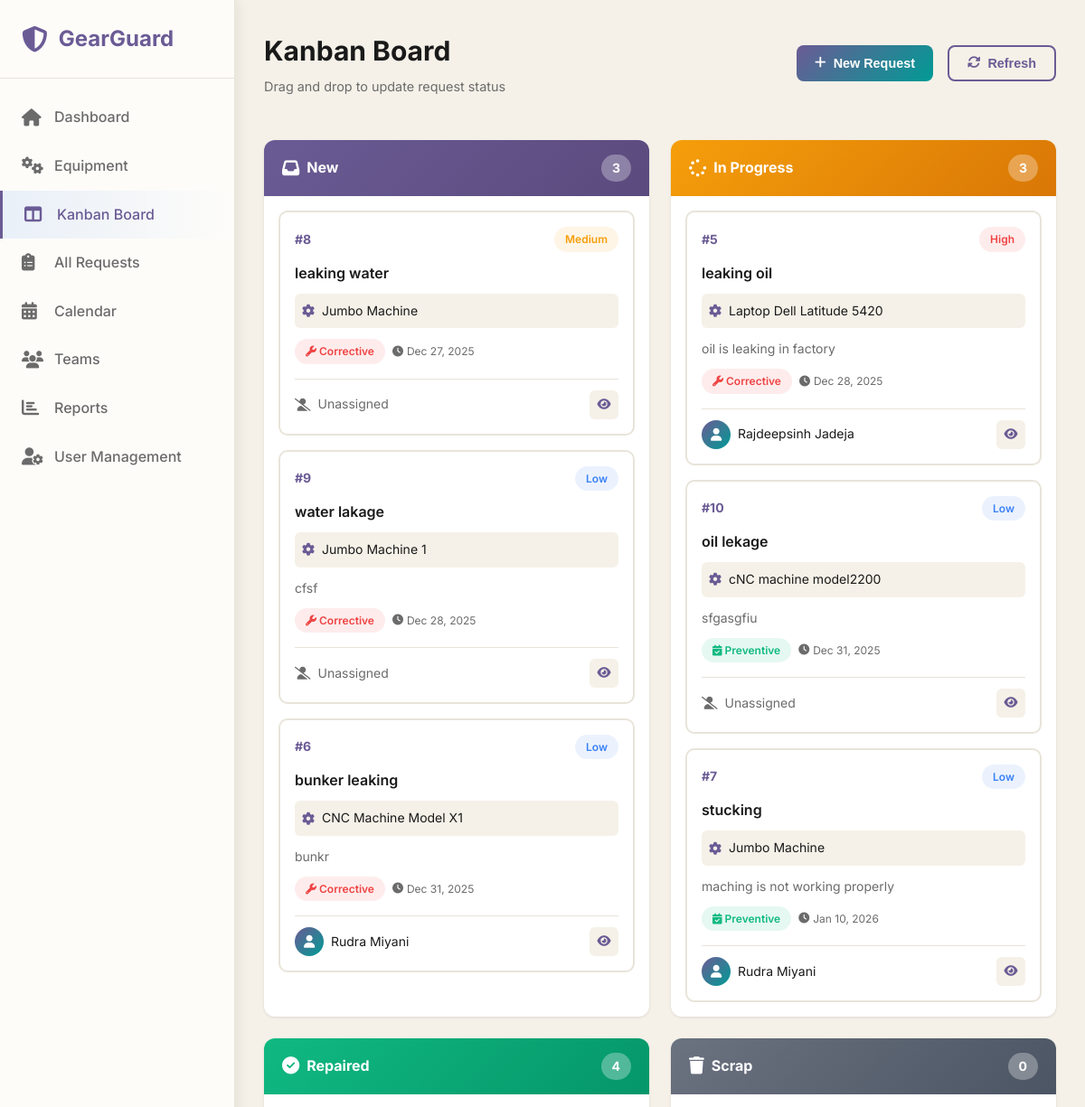
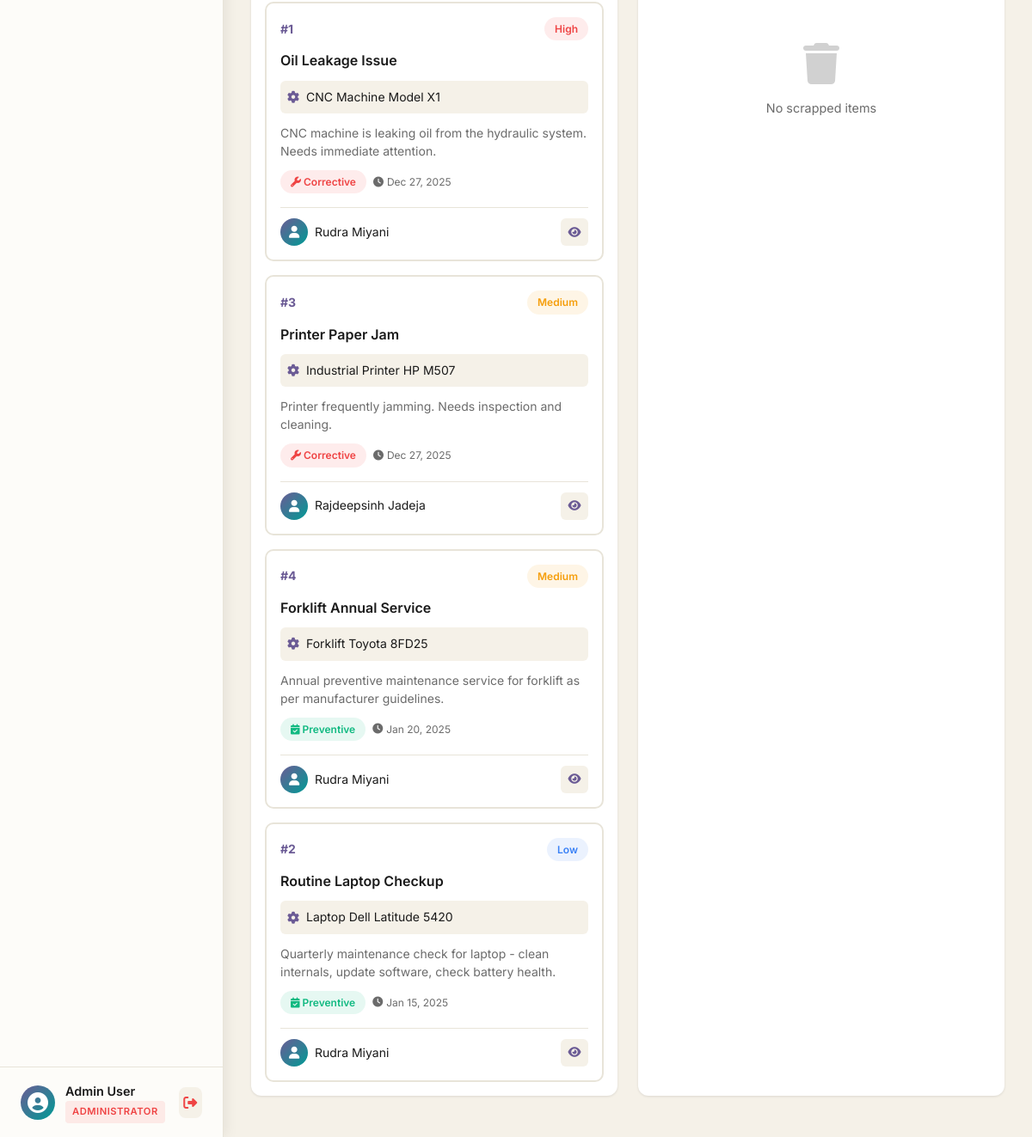
The app's page /pages/kanban.php (signed in) with its own data (2 pictures, top to bottom).
### tables this page shows
CREATE TABLE `users` (
  `id` int(11) NOT NULL,
  `name` varchar(100) NOT NULL,
  `email` varchar(100) NOT NULL,
  `password` varchar(255) NOT NULL,
  `role` enum('admin','manager','technician','user') NOT NULL DEFAULT 'user',
  `avatar` varchar(255) DEFAULT NULL,
  `is_active` tinyint(1) DEFAULT 1,
  `failed_attempts` int(11) DEFAULT 0,
  `locked_until` datetime DEFAULT NULL,
  `last_login` datetime DEFAULT NULL,
  `email_verified` tinyint(1) DEFAULT 0,
  `verification_token` varchar(100) DEFAULT NULL,
  `reset_token` varchar(100) DEFAULT NULL,
  `reset_token_expiry` datetime DEFAULT NULL,
  `created_at` timestamp NOT NULL DEFAULT current_timestamp(),
  `updated_at` timestamp NOT NULL DEFAULT current_timestamp() ON UPDATE current_timestamp()
);

CREATE TABLE `maintenance_requests` (
  `id` int(11) NOT NULL,
  `subject` varchar(255) NOT NULL,
  `description` text DEFAULT NULL,
  `equipment_id` int(11) NOT NULL,
  `request_type` enum('corrective','preventive') NOT NULL,
  `stage` enum('new','in_progress','repaired','scrap') DEFAULT 'new',
  `priority` enum('low','medium','high','urgent') DEFAULT 'medium',
  `scheduled_date` datetime DEFAULT NULL,
  `completed_date` datetime DEFAULT NULL,
  `duration_hours` decimal(5,2) DEFAULT NULL,
  `assigned_to` int(11) DEFAULT NULL,
  `created_by` int(11) NOT NULL,
  `is_overdue` tinyint(1) DEFAULT 0,
  `notes` text DEFAULT NULL,
  `created_at` timestamp NOT NULL DEFAULT current_timestamp(),
  `updated_at` timestamp NOT NULL DEFAULT current_timestamp() ON UPDATE current_timestamp()
);

CREATE TABLE `equipment` (
  `id` int(11) NOT NULL,
  `equipment_name` varchar(100) NOT NULL,
  `serial_number` varchar(100) NOT NULL,
  `category` varchar(50) DEFAULT NULL,
  `department` varchar(100) DEFAULT NULL,
  `assigned_to_employee` varchar(100) DEFAULT NULL,
  `purchase_date` date DEFAULT NULL,
  `warranty_expiry` date DEFAULT NULL,
  `location` varchar(255) DEFAULT NULL,
  `maintenance_team_id` int(11) DEFAULT NULL,
  `default_technician_id` int(11) DEFAULT NULL,
  `status` enum('active','under_maintenance','scrapped') DEFAULT 'active',
  `notes` text DEFAULT NULL,
  `created_at` timestamp NOT NULL DEFAULT current_timestamp(),
  `updated_at` timestamp NOT NULL DEFAULT current_timestamp() ON UPDATE current_timestamp()
);

### pages/kanban.php (the view, shortened to what the rows shown need)
<?php
require_once '../php/config.php';
$user = getCurrentUser();
try {
    if (hasAnyRole(['admin', 'manager'])) {
        $stmt = $conn->query("
            SELECT
                mr.id,
                mr.subject,
                mr.description,
                mr.stage,
                mr.priority,
                mr.request_type,
                mr.scheduled_date,
                mr.created_at,
                e.equipment_name,
                e.serial_number,
                e.category,
                u.name as assigned_to_name,
                u.id as assigned_to_id,
                creator.name as created_by_name
            FROM maintenance_requests mr
            INNER JOIN equipment e ON mr.equipment_id = e.id
            LEFT JOIN users u ON mr.assigned_to = u.id
            INNER JOIN users creator ON mr.created_by = creator.id
            ORDER BY
                CASE mr.priority
                    WHEN 'urgent' THEN 1
                    WHEN 'high' THEN 2
                    WHEN 'medium' THEN 3
                    WHEN 'low' THEN 4
                END,
                mr.created_at DESC
        ");
    }
    $allRequests = $stmt->fetchAll();
    $requestsByStage = [
        'new' => [],
        'in_progress' => [],
        'repaired' => [],
        'scrap' => []
    ];
    foreach ($allRequests as $request) {
        $requestsByStage[$request['stage']][] = $request;
    }
} catch (PDOException $e) {
    error_log("Kanban error: " . $e->getMessage());
    $requestsByStage = [
        'new' => [],
        'in_progress' => [],
        'repaired' => [],
        'scrap' => []
    ];
}
function isOverdue($scheduledDate, $stage)
{
    return strtotime($scheduledDate) < time();
}
?>
<!DOCTYPE html>
<html lang="en">
<head>
    <link rel="stylesheet" href="../css/dashboard.css">
    <link rel="stylesheet" href="../css/kanban.css">
    <link rel="stylesheet" href="https://cdnjs.cloudflare.com/ajax/libs/font-awesome/6.5.1/css/all.min.css">
</head>
<body>
    <aside class="sidebar" id="sidebar">
        <div class="sidebar-footer">
            <div class="user-info">
                <div class="user-details">
                    <p class="user-name"><?php echo htmlspecialchars($user['name']); ?></p>
                    <p class="user-role">
                        <span class="role-badge role-<?php echo getRoleBadgeColor($user['role']); ?>">
                        </span>
                    </p>
                </div>
            </div>
        </div>
    </aside>
    <main class="main-content">
        <header class="top-header">
            <div>
                <h1>Kanban Board</h1>
            </div>
        </header>
        <div class="kanban-board">
            <div class="kanban-column" data-stage="new">
                <div class="kanban-cards" id="column-new">
                    <?php foreach ($requestsByStage['new'] as $request): ?>
                        <?php
                        $isOverdue = isOverdue($request['scheduled_date'], $request['stage']);
                        ?>
                        <div class="kanban-card <?php echo $isOverdue ? 'overdue' : ''; ?>" <?php echo !hasRole('user') ? 'draggable="true"' : ''; ?>
                            data-request-id="<?php echo $request['id']; ?>" data-stage="new">
                            <div class="card-header">
                                <span class="card-id">#<?php echo $request['id']; ?></span>
                                <span class="badge badge-priority-<?php echo $request['priority']; ?>">
                                    <?php echo ucfirst($request['priority']); ?>
                                </span>
                            </div>
                            <h3 class="card-title"><?php echo htmlspecialchars($request['subject']); ?></h3>
                            <div class="card-equipment">
                                <i class="fas fa-cog"></i>
                                <span><?php echo htmlspecialchars($request['equipment_name']); ?></span>
                            </div>
                            <?php if ($request['description']): ?>
                                <p class="card-description">
                                    <?php echo htmlspecialchars(substr($request['description'], 0, 100)); ?>
                                </p>
                            <?php endif; ?>
                            <div class="card-meta">
                                <span class="badge badge-<?php echo $request['request_type']; ?>">
                                    <i
                                        class="fas fa-<?php echo $request['request_type'] == 'preventive' ? 'calendar-check' : 'wrench'; ?>"></i>
                                    <?php echo ucfirst($request['request_type']); ?>
                                </span>
                                <?php if ($request['scheduled_date']): ?>
                                    <span class="card-date">
                                        <i class="fas fa-clock"></i>
                                        <?php echo date('M d, Y', strtotime($request['scheduled_date'])); ?>
                                    </span>
                                <?php endif; ?>
                            </div>
                            <div class="card-footer">
                                <?php if ($request['assigned_to_name']): ?>
                                    <div class="card-assignee">
                                        <div class="assignee-avatar">
                                            <i class="fas fa-user"></i>
                                        </div>
                                        <span><?php echo htmlspecialchars($request['assigned_to_name']); ?></span>
                                    </div>
                                <?php else: ?>
                                    <div class="card-assignee unassigned">
                                        <i class="fas fa-user-slash"></i>
                                        <span>Unassigned</span>
                                    </div>
                                <?php endif; ?>
                                <button class="card-action-btn" onclick="viewRequest(<?php echo $request['id']; ?>)">
                                    <i class="fas fa-eye"></i>
                                </button>
                            </div>
                        </div>
                    <?php endforeach; ?>
                </div>
            </div>
            <div class="kanban-column" data-stage="in_progress">
                <div class="kanban-cards" id="column-in_progress">
                    <?php foreach ($requestsByStage['in_progress'] as $request): ?>
                        <?php
                        $isOverdue = isOverdue($request['scheduled_date'], $request['stage']);
                        ?>
                        <div class="kanban-card <?php echo $isOverdue ? 'overdue' : ''; ?>" <?php echo !hasRole('user') ? 'draggable="true"' : ''; ?>
                            data-request-id="<?php echo $request['id']; ?>" data-stage="in_progress">
                            <div class="card-header">
                                <span class="card-id">#<?php echo $request['id']; ?></span>
                                <span class="badge badge-priority-<?php echo $request['priority']; ?>">
                                    <?php echo ucfirst($request['priority']); ?>
                                </span>
                            </div>
                            <h3 class="card-title"><?php echo htmlspecialchars($request['subject']); ?></h3>
                            <div class="card-equipment">
                                <i class="fas fa-cog"></i>
                                <span><?php echo htmlspecialchars($request['equipment_name']); ?></span>
                            </div>
                            <?php if ($request['description']): ?>
                                <p class="card-description">
                                    <?php echo htmlspecialchars(substr($request['description'], 0, 100)); ?>
                                </p>
                            <?php endif; ?>
                            <div class="card-meta">
                                <span class="badge badge-<?php echo $request['request_type']; ?>">
                                    <i
                                        class="fas fa-<?php echo $request['request_type'] == 'preventive' ? 'calendar-check' : 'wrench'; ?>"></i>
                                    <?php echo ucfirst($request['request_type']); ?>
                                </span>
                                <?php if ($request['scheduled_date']): ?>
                                    <span class="card-date">
                                        <i class="fas fa-clock"></i>
                                        <?php echo date('M d, Y', strtotime($request['scheduled_date'])); ?>
                                    </span>
                                <?php endif; ?>
                            </div>
                            <div class="card-footer">
                                <?php if ($request['assigned_to_name']): ?>
                                    <div class="card-assignee">
                                        <div class="assignee-avatar">
                                            <i class="fas fa-user"></i>
                                        </div>
                                        <span><?php echo htmlspecialchars($request['assigned_to_name']); ?></span>
                                    </div>
                                <?php else: ?>
                                    <div class="card-assignee unassigned">
                                        <i class="fas fa-user-slash"></i>
                                        <span>Unassigned</span>
                                    </div>
                                <?php endif; ?>
                                <button class="card-action-btn" onclick="viewRequest(<?php echo $request['id']; ?>)">
                                    <i class="fas fa-eye"></i>
                                </button>
                            </div>
                        </div>
                    <?php endforeach; ?>
                </div>
            </div>
            <div class="kanban-column" data-stage="repaired">
                <div class="kanban-cards" id="column-repaired">
                    <?php foreach ($requestsByStage['repaired'] as $request): ?>
                        <div class="kanban-card" <?php echo !hasRole('user') ? 'draggable="true"' : ''; ?> data-request-id="<?php echo $request['id']; ?>"
                            data-stage="repaired">
                            <div class="card-header">
                                <span class="card-id">#<?php echo $request['id']; ?></span>
                                <span class="badge badge-priority-<?php echo $request['priority']; ?>">
                                    <?php echo ucfirst($request['priority']); ?>
                                </span>
                            </div>
                            <h3 class="card-title"><?php echo htmlspecialchars($request['subject']); ?></h3>
                            <div class="card-equipment">
                                <i class="fas fa-cog"></i>
                                <span><?php echo htmlspecialchars($request['equipment_name']); ?></span>
                            </div>
                            <?php if ($request['description']): ?>
                                <p class="card-description">
                                    <?php echo htmlspecialchars(substr($request['description'], 0, 100)); ?>
                                </p>
                            <?php endif; ?>
                            <div class="card-meta">
                                <span class="badge badge-<?php echo $request['request_type']; ?>">
                                    <i
                                        class="fas fa-<?php echo $request['request_type'] == 'preventive' ? 'calendar-check' : 'wrench'; ?>"></i>
                                    <?php echo ucfirst($request['request_type']); ?>
                                </span>
                                <?php if ($request['scheduled_date']): ?>
                                    <span class="card-date">
                                        <i class="fas fa-clock"></i>
                                        <?php echo date('M d, Y', strtotime($request['scheduled_date'])); ?>
                                    </span>
                                <?php endif; ?>
                            </div>
                            <div class="card-footer">
                                <?php if ($request['assigned_to_name']): ?>
                                    <div class="card-assignee">
                                        <div class="assignee-avatar">
                                            <i class="fas fa-user"></i>
                                        </div>
                                        <span><?php echo htmlspecialchars($request['assigned_to_name']); ?></span>
                                    </div>
                                <?php endif; ?>
                                <button class="card-action-btn" onclick="viewRequest(<?php echo $request['id']; ?>)">
                                    <i class="fas fa-eye"></i>
                                </button>
                            </div>
                        </div>
                    <?php endforeach; ?>
                </div>
            </div>
        </div>
    </main>
</body>
</html>

### records on screen
users: name "Admin User"
maintenance_requests: id "8", priority "Medium", subject "leaking water", equipment.equipment_name "Jumbo Machine", request_type "Corrective", scheduled_date "Dec 27, 2025", shows "Unassigned"
maintenance_requests: id "9", priority "Low", subject "water lakage", equipment.equipment_name "Jumbo Machine 1", description "cfsf", request_type "Corrective", scheduled_date "Dec 28, 2025", shows "Unassigned"
maintenance_requests: id "6", priority "Low", subject "bunker leaking", equipment.equipment_name "CNC Machine Model X1", description "bunkr", request_type "Corrective", scheduled_date "Dec 31, 2025", assigned_to.name "Rudra Miyani"
maintenance_requests: id "5", priority "High", subject "leaking oil", equipment.equipment_name "Laptop Dell Latitude 5420", description "oil is leaking in factory", request_type "Corrective", scheduled_date "Dec 28, 2025", assigned_to.name "Rajdeepsinh Jadeja"
maintenance_requests: id "10", priority "Low", subject "oil lekage", equipment.equipment_name "cNC machine model2200", description "sfgasgfiu", request_type "Preventive", scheduled_date "Dec 31, 2025", shows "Unassigned"
maintenance_requests: id "7", priority "Low", subject "stucking", equipment.equipment_name "Jumbo Machine", description "maching is not working properly", request_type "Preventive", scheduled_date "Jan 10, 2026", assigned_to.name "Rudra Miyani"
maintenance_requests: id "1", priority "High", subject "Oil Leakage Issue", equipment.equipment_name "CNC Machine Model X1", description "CNC machine is leaking oil from the hydraulic system. Needs immediate attention.", request_type "Corrective", scheduled_date "Dec 27, 2025", assigned_to.name "Rudra Miyani"
maintenance_requests: id "3", priority "Medium", subject "Printer Paper Jam", equipment.equipment_name "Industrial Printer HP M507", description "Printer frequently jamming. Needs inspection and cleaning.", request_type "Corrective", scheduled_date "Dec 27, 2025", assigned_to.name "Rajdeepsinh Jadeja"
maintenance_requests: id "4", priority "Medium", subject "Forklift Annual Service", equipment.equipment_name "Forklift Toyota 8FD25", description "Annual preventive maintenance service for forklift as per manufacturer guidelines.", request_type "Preventive", scheduled_date "Jan 20, 2025", assigned_to.name "Rudra Miyani"
maintenance_requests: id "2", priority "Low", subject "Routine Laptop Checkup", equipment.equipment_name "Laptop Dell Latitude 5420", description "Quarterly maintenance check for laptop - clean internals, update software, check battery health.", request_type "Preventive", scheduled_date "Jan 15, 2025", assigned_to.name "Rudra Miyani"

### other values on screen
getRoleDisplayName($user['role']) "ADMINISTRATOR"
count($requestsByStage['new']) "3"
count($requestsByStage['in_progress']) "3"
count($requestsByStage['repaired']) "4"
count($requestsByStage['scrap']) "0"
